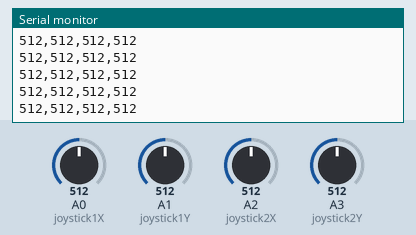
Simulated run of this sketch. Board: Arduino Uno, built with avr-gcc and run on an emulated ATmega328P. On the bench: the last lines printed to the serial monitor. The test bench sets the inputs (shaded band); at power-on: A0 (joystick1X) = 512, A2 (joystick2X) = 512, A1 (joystick1Y) = 512, A3 (joystick2Y) = 512. No radio packets arrive unless stated.

Above: at 1.2 s.
1.3 s: A0 (joystick1X) set to 108
At 2.4 s:
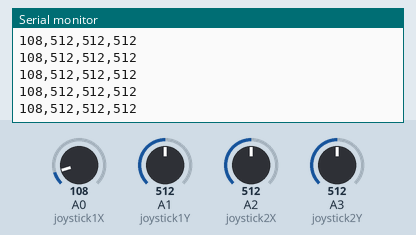
2.8 s: A0 (joystick1X) set to 94
At 3.5 s:
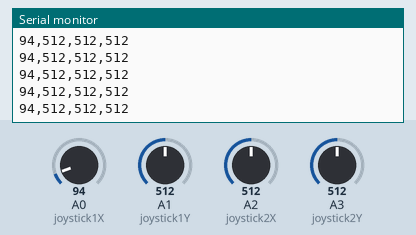
7.3 s: A2 (joystick2X) set to 109
At 8.4 s:
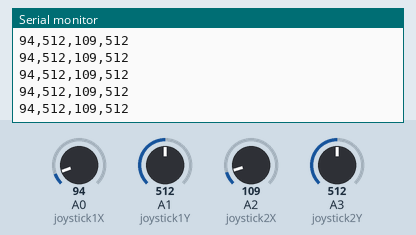
10.3 s: A2 (joystick2X) set to 93
At 11.4 s:
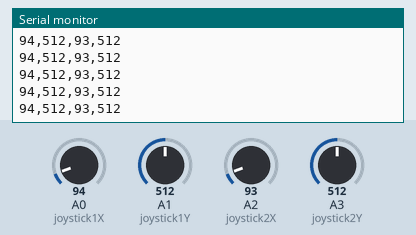
Timing chart, 0 to 13.3 s (numbered marks = the images above; inputs shaded):
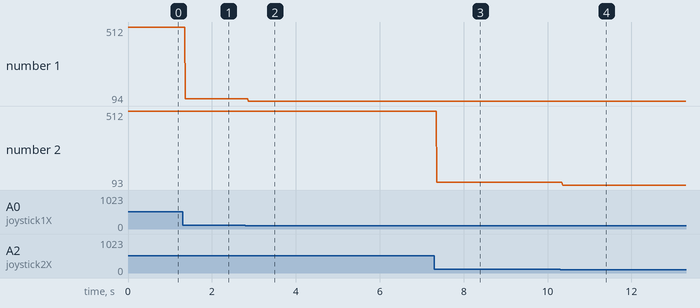

The sketch:

joystick_nrf_transmit.ino
```cpp
#include <SPI.h>
#include <nRF24L01.h>
#include <RF24.h>

// Joystick connections
const int joystick1X = A0; // Joystick 1 VRX
const int joystick1Y = A1; // Joystick 1 VRY
const int joystick2X = A2; // Joystick 2 VRX
const int joystick2Y = A3; // Joystick 2 VRY

RF24 radio(7, 8); // CE, CSN
const byte address[6] = "00001";

void setup() {
  pinMode(joystick1X, INPUT);
  pinMode(joystick1Y, INPUT);
  pinMode(joystick2X, INPUT);
  pinMode(joystick2Y, INPUT);

  Serial.begin(9600);
  radio.begin();
  radio.openWritingPipe(address);
  radio.setPALevel(RF24_PA_MIN);
  radio.stopListening();
}

void loop() {
  int j1x = analogRead(joystick1X);
  int j1y = analogRead(joystick1Y);
  int j2x = analogRead(joystick2X);
  int j2y = analogRead(joystick2Y);

  char buffer[50];
  snprintf(buffer, sizeof(buffer), "%d,%d,%d,%d", j1x, j1y, j2x, j2y);

  radio.write(&buffer, sizeof(buffer));
  Serial.println(buffer);  // Debugging line to see what is sent
  delay(10);
}
```

Measured:
- after the input at 1.3 s, the serial monitor: prints a new line after 0.07 s (image 1)
- after the input at 2.8 s, the serial monitor: prints a new line after 0.07 s (image 2)
- after the input at 7.3 s, the serial monitor: prints a new line after 0.06 s (image 3)
- after the input at 10.3 s, the serial monitor: prints a new line after 0.06 s (image 4)
- plotted number 1: 512 → 108 after the input at 1.3 s, 108 → 94 after the input at 2.8 s
- plotted number 2: 512 → 109 after the input at 7.3 s, 109 → 93 after the input at 10.3 s
